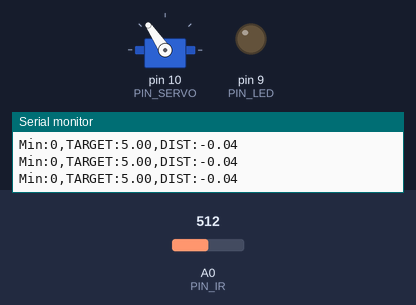
Recording of a sketch running on a simulated Arduino Uno, built with avr-gcc and run on an emulated ATmega328P. Shown: servo, output pins drawn as LEDs (lit = HIGH), the last lines printed to the serial monitor. Inputs (shaded band) come from the test bench; at power-on: A0 (PIN_IR) = 512.

Above: at 1.2 s.
1.3 s: A0 (PIN_IR) set to 366
2.8 s: A0 (PIN_IR) set to 341
At 3.6 s:
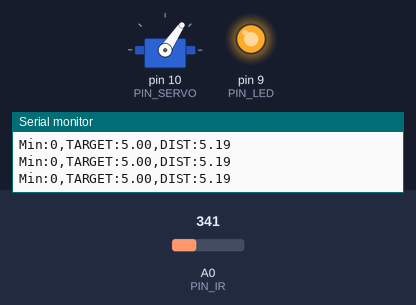
4.3 s: A0 (PIN_IR) set to 510
At 4.7 s:
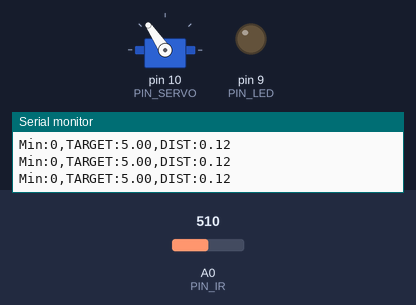
5.8 s: A0 (PIN_IR) set to 306
At 6.1 s:
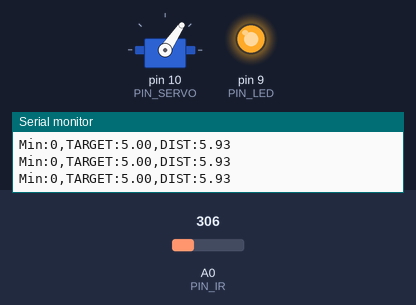
7.3 s: A0 (PIN_IR) set to 511
At 8.2 s:
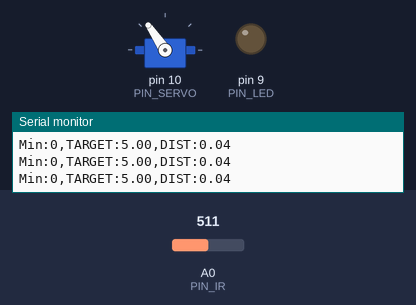
Timing chart, 0 to 9.8 s (numbered marks = the images above; inputs shaded):
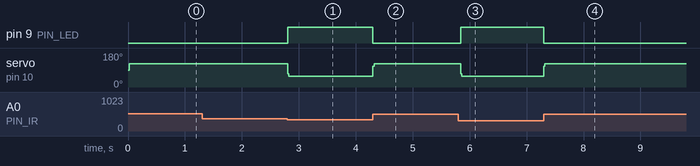

Measured:
- the behaviour switches between 355 and 354 on A0 (PIN_IR) (found by bisection; images 0 and 1)
- after the input at 2.8 s, pin 9 (PIN_LED): LOW → HIGH at once; servo on pin 10 (PIN_SERVO): 124° → 56° at once
- after the input at 4.3 s, pin 9 (PIN_LED): HIGH → LOW at once; servo on pin 10 (PIN_SERVO): 56° → 124° at once
- after the input at 5.8 s, pin 9 (PIN_LED): LOW → HIGH at once; servo on pin 10 (PIN_SERVO): 124° → 56° at once
- after the input at 7.3 s, pin 9 (PIN_LED): HIGH → LOW at once; servo on pin 10 (PIN_SERVO): 56° → 124° at once

The sketch:

22_bbc_20223198.ino.ino
```cpp
#include <Servo.h>

// Arduino pin assignment
#define PIN_LED 9
#define PIN_SERVO 10
#define PIN_IR A0
#define PIN_VAR A3

// Event interval parameters
#define _INTERVAL_DIST    20 // distance sensor interval (unit: ms)
#define _INTERVAL_SERVO   20 // servo interval (unit: ms)
#define _INTERVAL_SERIAL  20 // serial interval (unit: ms)

// EMA filter configuration for the IR distance sensor
#define _EMA_ALPHA 0.5      // EMA weight (range: 0 to 1)
                          // Setting _EMA_ALPHA to 0 effectively disables EMA filter.

// Servo adjustment
#define _DUTY_MAX 3000  // Servo angle: D degree
#define _DUTY_NEU 1470  // Servo angle: 0 degree
#define _DUTY_MIN 500   // Servo angle: E degree
#define _SERVO_ANGLE_DIFF 90 // Replace with |D - E| degree
#define _SERVO_SPEED 1000 // servo speed limit (unit: degree/second)

#define _BANGBANG_RANGE 350

// global variables
float dist_filtered, dist_ema, dist_target; // unit: mm

Servo myservo;

int duty_change_per_interval; // maximum duty difference per interval
int duty_target;    // Target duty
int duty_curr;      // Current duty

unsigned long last_sampling_time_dist;   // unit: msec
unsigned long last_sampling_time_servo;  // unit: msec
unsigned long last_sampling_time_serial; // unit: msec

bool event_dist, event_servo, event_serial; // event triggered?

void setup() {
  // initialize GPIO pins
  pinMode(PIN_LED,OUTPUT);
  myservo.attach(PIN_SERVO);
  duty_target = duty_curr = _DUTY_NEU;

  // convert angular speed into duty change per interval.
  duty_change_per_interval =
    (_DUTY_MAX - _DUTY_MIN) * (_SERVO_SPEED / (float) _SERVO_ANGLE_DIFF) * (_INTERVAL_SERVO / 1000.0);

  // initialize serial port
  Serial.begin(1000000);

  // Set a target distance
  dist_target = 5; // 15.5 cm, the center of the rail
}

void loop() {
  unsigned long time_curr = millis();

  // wait until next event time
  if (time_curr >= (last_sampling_time_dist + _INTERVAL_DIST)) {
        last_sampling_time_dist += _INTERVAL_DIST;
        event_dist = true;
  }
  if (time_curr >= (last_sampling_time_servo + _INTERVAL_SERVO)) {
        last_sampling_time_servo += _INTERVAL_SERVO;
        event_servo = true;
  }
  if (time_curr >= (last_sampling_time_serial + _INTERVAL_SERIAL)) {
        last_sampling_time_serial += _INTERVAL_SERIAL;
        event_serial = true;
  }

  if(event_dist) {
    event_dist = false;

    // get a distance reading from the distance sensor
    dist_filtered = volt_to_distance(ir_sensor_filtered(10, 0.5)); // Replace n with your desired value
    dist_ema = _EMA_ALPHA * dist_ema + (1.0 - _EMA_ALPHA) * dist_filtered;

    // bang bang control
    if(dist_target > dist_ema) { // Replace 1 with a proper test expression using dist_target and dist_ema.
      duty_target = _DUTY_NEU + _BANGBANG_RANGE; // Complete this line using _BANGBANG_RANGE.
      digitalWrite(PIN_LED, 0);
    }
    else {
      duty_target = _DUTY_NEU - _BANGBANG_RANGE; // Complete this line using _BANGBANG_RANGE.
      digitalWrite(PIN_LED, 1);
    }
  }

  if(event_servo) {
    event_servo = false;

    // adjust duty_curr toward duty_target by duty_change_per_interval
    if (duty_target > duty_curr) {
      duty_curr += duty_change_per_interval;
      if (duty_curr > duty_target)
          duty_curr = duty_target;
    } else {
      duty_curr -= duty_change_per_interval;
      if (duty_curr < duty_target)
        duty_curr = duty_target;
    }
    // update servo position
    if(duty_curr > _DUTY_MAX) duty_curr = _DUTY_MAX; // for servo arm protection
    if(duty_curr < _DUTY_MIN) duty_curr = _DUTY_MIN;
    myservo.writeMicroseconds(duty_curr);
  }

  if(event_serial) {
    event_serial = false;
// output the read value to the serial port
    Serial.print("Min:0,TARGET:"); Serial.print(dist_target);
    Serial.print(",DIST:");
    Serial.println(dist_ema);
  }
}

float volt_to_distance(int a_value)
{
// Replace the below line with the equation obtained from nonlinear regression analysis
  return 70.1 + -0.501 * a_value + 1.31E-03 * a_value * a_value + -1.17E-06 * a_value * a_value *a_value;
}

unsigned int ir_sensor_filtered(unsigned int n, float position)
{
  // Eliminate spiky noise of an IR distance sensor by repeating measurement and taking a middle value
  // n: number of measurement repetition
  // position: the percentile of the sample to be taken (0.0 <= position <= 1.0)

  // The output of Sharp infrared sensor includes lots of spiky noise.
  // To eliminate such a spike, ir_sensor_filtered() performs the following two steps:
  // Step 1. Repeat measurement n times and collect n * position smallest samples, where 0 <= postion <= 1.
  // Step 2. Return the largest sample among the collected ones.

  unsigned int *ir_val, tmp, ret_idx, ret_val;
  unsigned int start_time;

  ret_idx = (unsigned int) ceil(n * position);

  // Step 1. Repeat measurement n times and collect n * position smallest samples.
  // Note: simple implementation requires an array of n elements to store n samples.
  // Instead, we can save memory by allocating an array of (n * position + 1) elements.

  ir_val = (unsigned int*) malloc(sizeof(unsigned int) * (ret_idx + 2));
  ir_val[0] = analogRead(PIN_IR);

  for (int i = 1; i < n; i++) {
    int j;
    if(i < ret_idx + 1) {
      ir_val[i] = analogRead(PIN_IR);
      j = i - 1;
    }
    else {
      ir_val[ret_idx + 1] = analogRead(PIN_IR);
      j = ret_idx;
    }

    for( ; j >= 0; j--) {
      if(ir_val[j] > ir_val[j+1]) {
        tmp = ir_val[j];
        ir_val[j] = ir_val[j+1];
        ir_val[j+1] = tmp;
      }
    }
  }

  // Step 2. Return the largest sample among the collected ones.
  if(position > 0.0) ret_val = ir_val[ret_idx];
  else ret_val = ir_val[0];

  free(ir_val);

  return ret_val;
}
```
